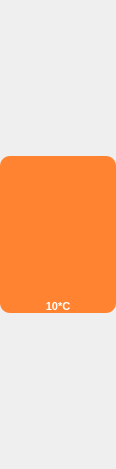
<?xml version="1.0" encoding="UTF-8"?>
<ui version="4.0">
 <class>hourWidget</class>
 <widget class="QWidget" name="hourWidget">
  <property name="geometry">
   <rect>
    <x>0</x>
    <y>0</y>
    <width>116</width>
    <height>469</height>
   </rect>
  </property>
  <property name="sizePolicy">
   <sizepolicy hsizetype="Expanding" vsizetype="Expanding">
    <horstretch>0</horstretch>
    <verstretch>0</verstretch>
   </sizepolicy>
  </property>
  <property name="font">
   <font>
    <kerning>true</kerning>
   </font>
  </property>
  <property name="windowTitle">
   <string>Form</string>
  </property>
  <layout class="QVBoxLayout" name="verticalLayout" stretch="1,1,1">
   <property name="spacing">
    <number>0</number>
   </property>
   <property name="sizeConstraint">
    <enum>QLayout::SetNoConstraint</enum>
   </property>
   <property name="leftMargin">
    <number>0</number>
   </property>
   <property name="topMargin">
    <number>0</number>
   </property>
   <property name="rightMargin">
    <number>0</number>
   </property>
   <property name="bottomMargin">
    <number>0</number>
   </property>
   <item>
    <spacer name="verticalSpacer">
     <property name="orientation">
      <enum>Qt::Vertical</enum>
     </property>
     <property name="sizeHint" stdset="0">
      <size>
       <width>20</width>
       <height>40</height>
      </size>
     </property>
    </spacer>
   </item>
   <item>
    <widget class="QLabel" name="temperatureColumn">
     <property name="sizePolicy">
      <sizepolicy hsizetype="Expanding" vsizetype="Expanding">
       <horstretch>0</horstretch>
       <verstretch>0</verstretch>
      </sizepolicy>
     </property>
     <property name="font">
      <font>
       <pointsize>8</pointsize>
       <weight>75</weight>
       <bold>true</bold>
      </font>
     </property>
     <property name="styleSheet">
      <string notr="true">background: rgb(255, 131, 48);
border-radius: 10px;
color: white;</string>
     </property>
     <property name="text">
      <string>10*C</string>
     </property>
     <property name="alignment">
      <set>Qt::AlignBottom|Qt::AlignHCenter</set>
     </property>
     <property name="margin">
      <number>10</number>
     </property>
    </widget>
   </item>
   <item>
    <spacer name="verticalSpacer_2">
     <property name="orientation">
      <enum>Qt::Vertical</enum>
     </property>
     <property name="sizeHint" stdset="0">
      <size>
       <width>20</width>
       <height>40</height>
      </size>
     </property>
    </spacer>
   </item>
  </layout>
 </widget>
 <resources/>
 <connections/>
</ui>
